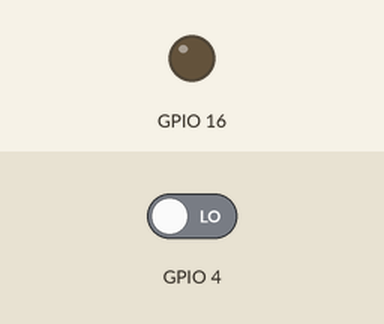
Simulated run of this sketch. Board: ESP32. Parts: output pins drawn as LEDs (lit = HIGH). The inputs (shaded band) are chosen by the test bench; at power-on: GPIO 4 LOW. WiFi joins after 1.5 s; servers stay silent unless stated; storage starts empty; what the sketch prints to the serial monitor is not drawn.

Above: at 3.2 s.
3.3 s: GPIO 4 driven HIGH
At 4.4 s:
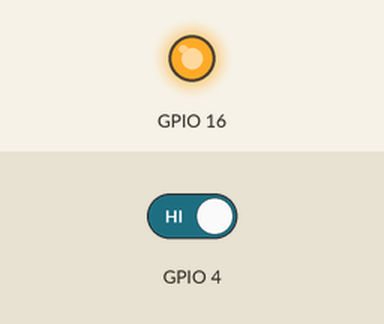
7.8 s: GPIO 4 driven LOW
At 9.1 s:
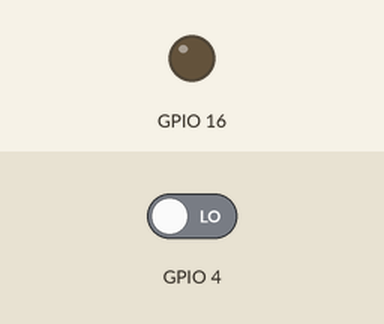
Timing chart, 0 to 10.3 s (numbered marks = the images above; inputs shaded):
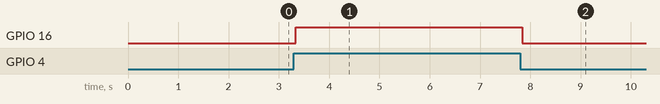

The sketch:

ESP32_z02_ArduinoIDE_LED_POST_Method.ino
```cpp
/*
 Name:    LED_AsyncWebServer_POST.ino
 Created: 15/11/2022 18:23:57
 Author:  ORParga1@gmail.com
 */
#ifdef ESP32
#include <WiFi.h>
#include <AsyncTCP.h>
#else
#include <ESP8266WiFi.h>
#include <ESPAsyncTCP.h>
#endif

//https://github.com/me-no-dev/ESPAsyncWebServer
#include <ESPAsyncWebServer.h>

// include libraries to include file system

//https://github.com/espressif/arduino-esp32/tree/master/libraries/SPIFFS
#include "FS.h"
#include "SPIFFS.h"

AsyncWebServer server(80);

bool connectToWiFi_STA()
{

    WiFi.mode(WIFI_MODE_STA);

    // REPLACE WITH YOUR NETWORK CREDENTIALS
    char* fav_ssid = "RODRIGUEZ_2";
    char* fav_password = "PITUFILLA";
    for (int intento = 0; intento < 10; intento++)
    {
        WiFi.begin(fav_ssid, fav_password);
        if (WiFi.status() == WL_CONNECTED) {
            Serial.print("ESP32 IP on the WiFi network:");
            Serial.println(WiFi.localIP());
            return true;
        }
        delay(1000);
        Serial.print(intento);
        Serial.print(" Connecting to WiFi: ");
        Serial.println(fav_ssid);
    }
    return false;
}
void listDir(fs::FS& fs, const char* dirname, uint8_t levels) {
    Serial.printf("Listing directory: %s\r\n", dirname);

    File root = fs.open(dirname);
    if (!root) {
        Serial.println("? failed to open directory");
        return;
    }
    if (!root.isDirectory()) {
        Serial.println(" ? not a directory");
        return;
    }

    File file = root.openNextFile();
    while (file) {
        if (file.isDirectory()) {
            Serial.print("  DIR : ");
            Serial.println(file.name());
            if (levels) {
                listDir(fs, file.name(), levels - 1);
            }
        }
        else {
            Serial.print("  FILE: ");
            Serial.print(file.name());
            Serial.print("\tSIZE: ");
            Serial.println(file.size());
        }
        file = root.openNextFile();
    }
}


void notFound(AsyncWebServerRequest* request) {
    Serial.println("server.on(notFound)");
    request->send(404, "text/plain", "Not found");
}

void serverConfig()
{

    // Confure the responses to the requests from index.html*********************************************************

    server.on("/", HTTP_GET, [](AsyncWebServerRequest* request) {
        Serial.println("server.on(\"/\", HTTP_GET...)");
        request->send(SPIFFS, "/clientWeb.html", "text/html");

        });
    server.on("/clientWeb.html", HTTP_GET, [](AsyncWebServerRequest* request) {
        Serial.println("server.on(\"/inicio.html\", HTTP_GET...)");
        request->send(SPIFFS, "/clientWeb.html", "text/html");

        });
    server.on("/", HTTP_POST, [](AsyncWebServerRequest* request) {}, NULL,
        [](AsyncWebServerRequest* request, uint8_t* data, size_t len, size_t index, size_t total) {

            char param[100];
            int sizeWord = len;
            if (sizeWord >= 100)sizeWord = 99;
            size_t i;
            for (i = 0; i < sizeWord; i++) {
                param[i] = data[i];
            }
            param[i] = 0;

            //The ESP32 checks if the Web is demanding the 'lightState' parameter
            if (strcmp(param, "lightState") == 0)
            {
              //The ESP32 sends an 'on' or an 'off' to the web as response to the web's request
                if (digitalRead(4))
                {
                    request->send(200, "text/html", "on");
                }
                else
                {
                    request->send(200, "text/html", "off");
                }

            }
            else {
                request->send(200, "text/html", "unknow");
            }
        });
    server.onNotFound(notFound);
    server.begin();
}
void setup() {
    //Iniciate Serial Monitor**************************************************************
    Serial.begin(115200);
    Serial.println("hola");
    //Iniciate File System*********************************************************
    if (!SPIFFS.begin(true)) {
        Serial.println("An Error has occurred while mounting SPIFFS");
        return;
    }

    //List contents of SPIFFS. Just to show if index.html is loaded on ESP32
    listDir(SPIFFS, "/", 0);
    //Inicialize WiFi, "**********************

    connectToWiFi_STA();

    //Configure the Web Server in the ESP32
    serverConfig();

    //Configure one pin for a button and another for a LED
    pinMode(16, OUTPUT);
    pinMode(4, INPUT);
}

void loop() {
    //Just turn on the led while you are pressing the button
    digitalWrite(16, digitalRead(4));
    delay(100);
}
```

Measured:
- after the input at 3.3 s, GPIO 16: LOW → HIGH at once
- after the input at 7.8 s, GPIO 16: HIGH → LOW at once
